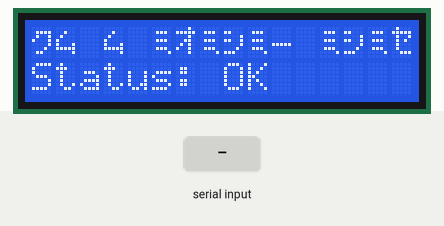
This sketch was run on a simulated ESP32. Parts: 16×2 character LCD. The inputs (shaded band) are chosen by the test bench. What the sketch prints to the serial monitor is not drawn.

Above: at 3.2 s.
3.3 s: "STATUS\n" received over the second serial link
At 3.47 s:
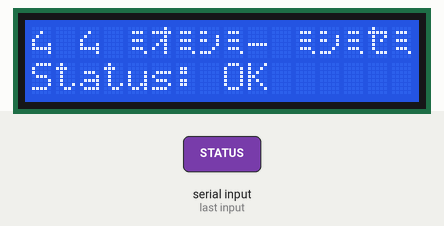
5.7 s: "1\n" received over the second serial link
At 16.1 s:
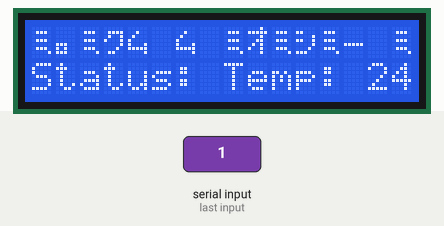
Timing chart, 0 to 17.6 s (numbered marks = the images above; inputs shaded):
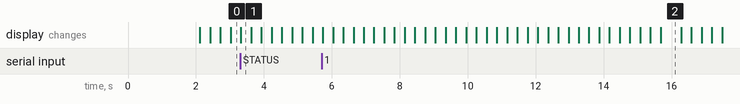

Measured:
- what the display in image 2 shows lasts 0.6 s, from 15.7 s to 16.3 s

The sketch:

sketch_apr18a.ino
```cpp
#include <Wire.h>
#include <LiquidCrystal_I2C.h>
#include <HardwareSerial.h>

// === НАСТРОЙКИ ===
#define LCD_COLUMNS 16
#define LCD_ROWS 2
#define I2C_ADDR 0x27          // Чаще всего 0x27 или 0x3F. Проверьте вашим сканером I2C

// Пины UART для HC-05
#define HC05_RX_PIN 16         // Подключаем к TX HC-05
#define HC05_TX_PIN 17         // Подключаем к RX HC-05

// Текст бегущей строки
String scrollText = "Система мониторинга v1.0   "; // Пробелы в конце для отступа
// =================

LiquidCrystal_I2C lcd(I2C_ADDR, LCD_COLUMNS, LCD_ROWS);
HardwareSerial hc05Serial(2);   // Используем UART2

unsigned long lastScrollTime = 0;
int scrollPosition = 0;
unsigned long lastStatusSendTime = 0;
String currentStatus = "OK";    // Переменная для имитации статуса

void setup() {
  // Инициализация USB Serial для отладки
  Serial.begin(115200);
  Serial.println("System starting...");

  // 1. Инициализация LCD
  lcd.init();
  lcd.backlight();
  lcd.clear();
  lcd.setCursor(0, 0);
  lcd.print("Initializing...");

  // 2. Инициализация Bluetooth HC-05
  // Скорость 9600 - стандартная для HC-05 в режиме данных
  // Аргументы: скорость, протокол, RX пин, TX пин
  hc05Serial.begin(9600, SERIAL_8N1, HC05_RX_PIN, HC05_TX_PIN);

  // Небольшая задержка для старта модуля
  delay(2000);

  lcd.clear();
  Serial.println("Ready. Connecting to BT...");
}

void loop() {
  // 1. ОБНОВЛЕНИЕ БЕГУЩЕЙ СТРОКИ (каждые 300 мс)
  if (millis() - lastScrollTime > 300) {
    lastScrollTime = millis();
    updateScrollingText();
  }

  // 2. ОТПРАВКА СТАТУСА В HC-05 (каждые 5 секунд)
  if (millis() - lastStatusSendTime > 5000) {
    lastStatusSendTime = millis();
    sendStatusOverBluetooth();

    // Имитация изменения статуса для демонстрации (можно заменить на чтение датчиков)
    static int counter = 0;
    counter++;
    if (counter % 2 == 0) {
      currentStatus = "System: OK";
    } else {
      currentStatus = "Temp: 24.5C";
    }
  }

  // 3. ПРИЕМ ДАННЫХ ИЗ ТЕРМИНАЛА (Опционально)
  // Если вы отправляете команды с телефона на ESP32, они появятся здесь
  if (hc05Serial.available()) {
    String command = hc05Serial.readStringUntil('\n');
    command.trim();
    if (command.length() > 0) {
      Serial.print("Command from BT: ");
      Serial.println(command);
      // Обработка команд (например, "STATUS" или "RESET")
      if (command == "STATUS") {
        hc05Serial.println("Current status: " + currentStatus);
      }
    }
  }
}

// Функция обновления дисплея (бегущая строка на 1й строке, статус на 2й)
void updateScrollingText() {
  // Создаем строку длиннее, чем ширина экрана для эффекта прокрутки
  String displayString = scrollText + scrollText.substring(0, LCD_COLUMNS);

  // Вырезаем текущий кусок
  String line1 = displayString.substring(scrollPosition, scrollPosition + LCD_COLUMNS);

  // Выводим на LCD
  lcd.setCursor(0, 0);
  lcd.print(line1);

  // Вторая строка - статичный статус
  lcd.setCursor(0, 1);
  lcd.print("Status: ");
  lcd.print(currentStatus);
  // Заполняем пробелами, если строка короче 16 символов, чтобы стереть старый текст
  for (int i = 7 + currentStatus.length(); i < LCD_COLUMNS; i++) {
    lcd.print(" ");
  }

  // Увеличиваем позицию, зацикливаем
  scrollPosition++;
  if (scrollPosition > scrollText.length()) {
    scrollPosition = 0;
  }
}

// Функция отправки статуса в терминал телефона
void sendStatusOverBluetooth() {
  // Формируем сообщение
  String message = "[" + String(millis() / 1000) + "s] " + currentStatus;

  // Отправляем в HC-05 (на телефон)
  hc05Serial.println(message);

  // Дублируем в Serial монитор для контроля
  Serial.print("Sent to BT: ");
  Serial.println(message);
}
```
